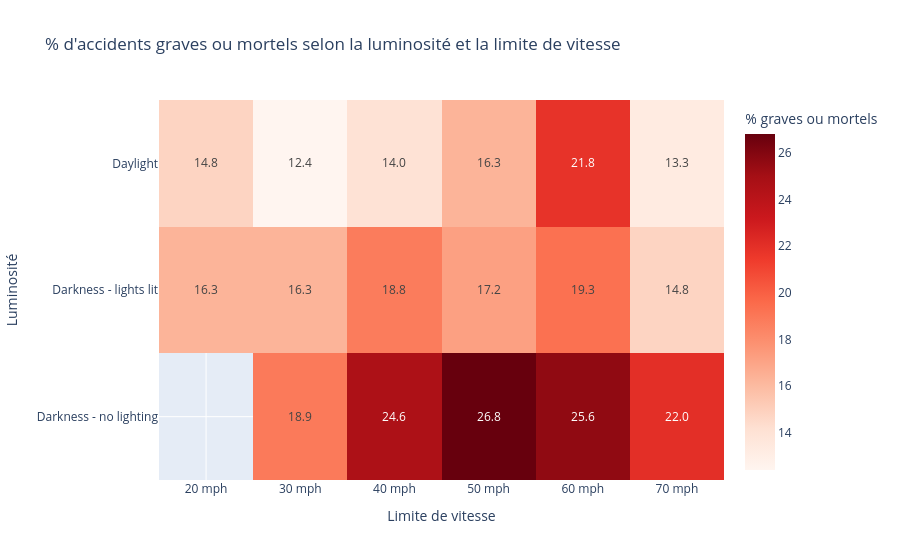

Notebook code cell kept with this figure:
### Markdown cell above
#### Quels facteurs aggravent les accidents ?
En moyenne, 15 % des accidents sont graves ou mortels.

#### Les facteurs les plus aggravants :

- La nuit sans éclairage : 24 % d'accidents graves, et 4 fois plus d'accidents mortels qu'en plein jour.
- Les routes limitées à 60 mph : 22 % d'accidents graves. On y roule vite, sur des routes simples.
- La campagne : 19 % d'accidents graves, contre 13 % en ville.
- Le week-end : un peu plus grave qu'en semaine.
- Surprise : la pluie, la neige et le verglas rendent les accidents moins graves, probablement parce que les conducteurs ralentissent. Les ronds-points sont les endroits les moins graves, et les jeunes conducteurs n'ont pas d'accidents plus graves que les autres.

#### Conclusion : 
ce qui rend un accident grave, c'est surtout la vitesse et le manque de visibilité (routes de campagne rapides, la nuit, sans éclairage), et non la mauvaise météo.

#### Limite : 
ces facteurs sont liés entre eux (une route de campagne est souvent rapide et non éclairée). Ce sont des corrélations, pas des causes prouvées.

### Code cell
# Graphique 5 — Heatmap croisée : Luminosité × Limite de vitesse → % d'accidents graves ou mortels
# Question : à vitesse ÉGALE (même colonne), la nuit sans éclairage reste-t-elle plus grave que le jour ?
# Bonne pratique : agrégation côté Spark (~30 cases) AVANT toPandas()
import plotly.express as px

MIN_CASE = 500   # on masque les cases trop petites (taux peu fiables)

pdf_cross = spark.sql(f"""
    SELECT
        light_conditions                                                         AS luminosite,
        speed_limit                                                              AS vitesse,
        COUNT(*)                                                                 AS nb_accidents,
        ROUND(AVG(CASE WHEN accident_severity IN ('Serious', 'Fatal') THEN 1 ELSE 0 END) * 100, 1)
                                                                                 AS pct_graves_mortels
    FROM v_silver
    WHERE light_conditions IN ('Daylight', 'Darkness - lights lit', 'Darkness - no lighting')
      AND speed_limit IN (20, 30, 40, 50, 60, 70)
    GROUP BY light_conditions, speed_limit
    HAVING COUNT(*) >= {MIN_CASE}
""").toPandas()

# Tableau croisé : lignes = luminosité, colonnes = vitesse
ordre_lum = ["Daylight", "Darkness - lights lit", "Darkness - no lighting"]
pivot_pct = (pdf_cross.pivot(index="luminosite", columns="vitesse", values="pct_graves_mortels")
             .reindex(ordre_lum).sort_index(axis=1))
pivot_nb = (pdf_cross.pivot(index="luminosite", columns="vitesse", values="nb_accidents")
            .reindex(ordre_lum).sort_index(axis=1))

print("Nombre d'accidents par case (fiabilité) :")
print(pivot_nb.fillna(0).astype(int))

fig = px.imshow(
    pivot_pct,
    x=[f"{v} mph" for v in pivot_pct.columns], y=pivot_pct.index,
    text_auto=".1f", color_continuous_scale="Reds", aspect="auto",
    labels={"x": "Limite de vitesse", "y": "Luminosité", "color": "% graves ou mortels"},
    title="% d'accidents graves ou mortels selon la luminosité et la limite de vitesse",
)
fig.show()

# Lecture rapide : écart nuit sans éclairage vs jour, colonne par colonne
ecart = (pivot_pct.loc["Darkness - no lighting"] - pivot_pct.loc["Daylight"]).round(1)
print("\nÉcart (nuit sans éclairage − jour), en points de %, à vitesse égale :")
print(ecart.to_string())

### Figure 1 — Plotly figure (JSON) as saved in the notebook; plotly's stock layout.template omitted (floating-point values rounded to 4 significant figures)
{"data": [{"coloraxis": "coloraxis", "hovertemplate": "Limite de vitesse: %{x}<br>Luminosité: %{y}<br>% graves ou mortels: %{z}<extra></extra>", "name": "0", "texttemplate": "%{z:.1f}", "type": "heatmap", "x": ["20 mph", "30 mph", "40 mph", "50 mph", "60 mph", "70 mph"], "xaxis": "x", "y": ["Daylight", "Darkness - lights lit", "Darkness - no lighting"], "yaxis": "y", "z": [[14.8, 12.4, 14.0, 16.3, 21.8, 13.3], [16.3, 16.3, 18.8, 17.2, 19.3, 14.8], [NaN, 18.9, 24.6, 26.8, 25.6, 22.0]]}], "layout": {"coloraxis": {"autocolorscale": false, "colorbar": {"title": {"text": "% graves ou mortels"}}, "colorscale": [[0, "rgb(255,245,240)"], [0.125, "rgb(254,224,210)"], [0.25, "rgb(252,187,161)"], [0.375, "rgb(252,146,114)"], [0.5, "rgb(251,106,74)"], [0.625, "rgb(239,59,44)"], [0.75, "rgb(203,24,29)"], [0.875, "rgb(165,15,21)"], [1, "rgb(103,0,13)"]]}, "title": {"text": "% d'accidents graves ou mortels selon la luminosité et la limite de vitesse"}, "xaxis": {"anchor": "y", "domain": [0, 1], "title": {"text": "Limite de vitesse"}}, "yaxis": {"anchor": "x", "autorange": "reversed", "domain": [0, 1], "title": {"text": "Luminosité"}}}}
